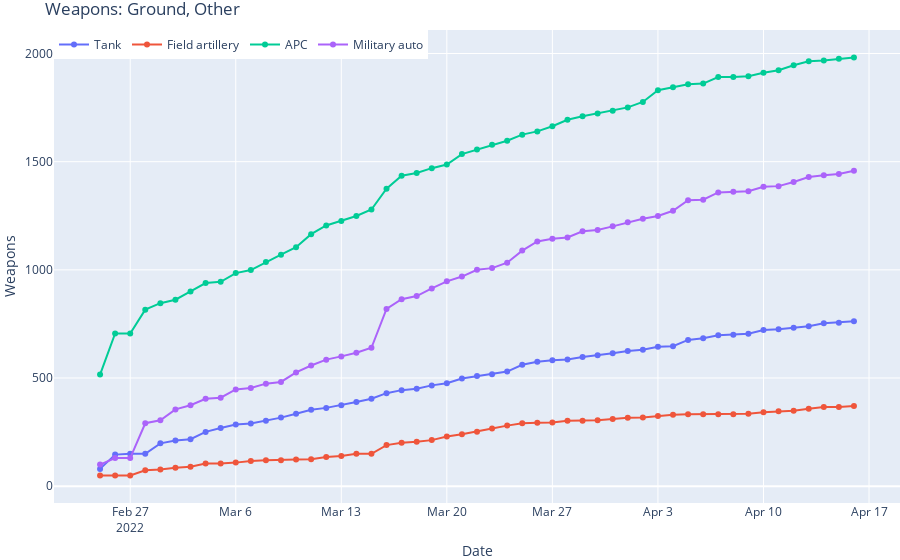

This figure's notebook cell:
### Code cell
x = equipment_loss['date']
y0 = equipment_loss['tank']
y1 = equipment_loss['field artillery']
y2 = equipment_loss['APC']
y3 = equipment_loss['military auto']

fig = go.Figure()

fig.add_trace(go.Scatter(x=x, y=y0, mode='lines+markers', name='Tank'))
fig.add_trace(go.Scatter(x=x, y=y1, mode='lines+markers', name='Field artillery'))
fig.add_trace(go.Scatter(x=x, y=y2, mode='lines+markers', name='APC'))
fig.add_trace(go.Scatter(x=x, y=y3, mode='lines+markers', name='Military auto'))
fig.update_layout(legend_orientation="h", legend=dict(x=0, y=1, traceorder="normal"),
                  title="Weapons: Ground, Other", xaxis_title="Date", yaxis_title="Weapons ",
                  margin=dict(l=0, r=0, t=30, b=0))
